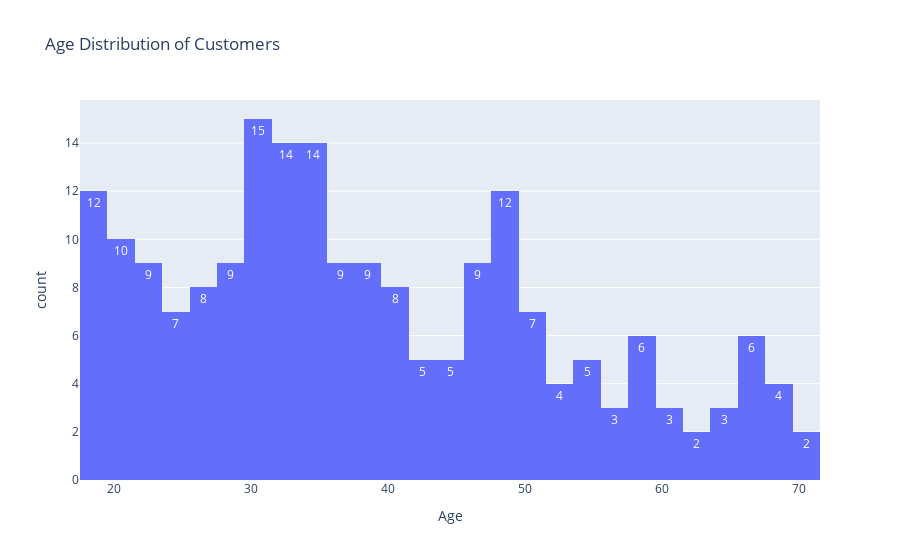

Write notebook code for a chart like this one.
### Code cell
px.histogram(df, x='Age', text_auto=True, nbins=30, title='Age Distribution of Customers')

### Figure 1 — Plotly figure (JSON) as saved in the notebook; plotly's stock layout.template omitted (floating-point values rounded to 4 significant figures; data arrays with more than 128 entries replaced by an {"elided": "..."} marker saying what was removed)
{"data": [{"bingroup": "x", "hovertemplate": "Age=%{x}<br>count=%{y}<extra></extra>", "legendgroup": "", "marker": {"color": "#636efa", "pattern": {"shape": ""}}, "name": "", "nbinsx": 30, "orientation": "v", "showlegend": false, "texttemplate": "%{value}", "type": "histogram", "x": {"elided": "200 int values"}, "xaxis": "x", "yaxis": "y"}], "layout": {"barmode": "relative", "legend": {"tracegroupgap": 0}, "title": {"text": "Age Distribution of Customers"}, "xaxis": {"anchor": "y", "domain": [0, 1], "title": {"text": "Age"}}, "yaxis": {"anchor": "x", "domain": [0, 1], "title": {"text": "count"}}}}
